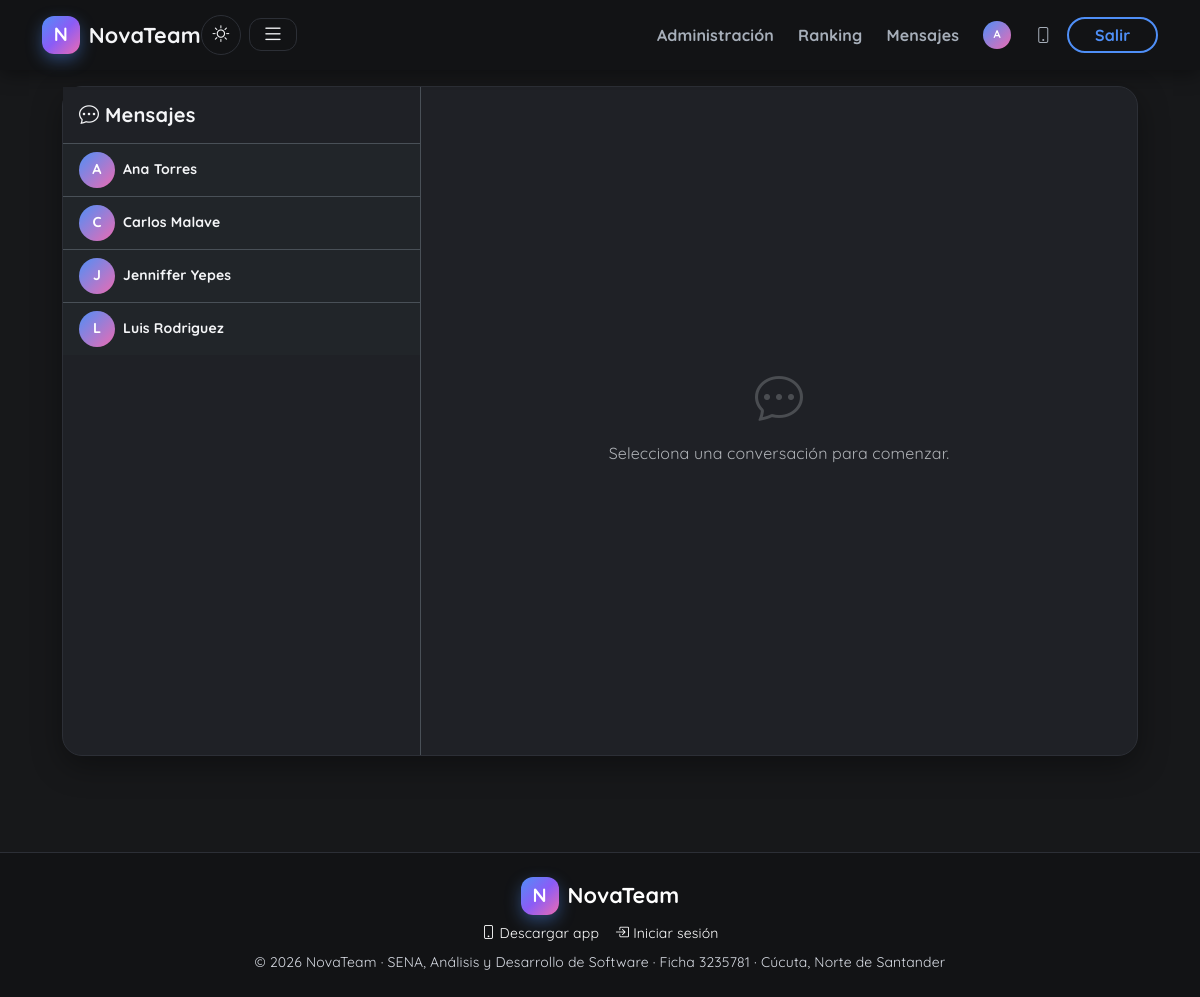
Screenshot of /mensajes.php (signed in) with the database file from the repository.
### tables this page shows
CREATE TABLE usuarios (
    id_usuario           INT AUTO_INCREMENT PRIMARY KEY,
    nombre               VARCHAR(120)        NOT NULL,
    correo               VARCHAR(150)        NOT NULL UNIQUE,
    contrasena_hash      VARCHAR(255)        NOT NULL,
    rol                  ENUM('estudiante','profesor','administrador') NOT NULL DEFAULT 'estudiante',
    grado                TINYINT             NULL COMMENT 'Solo estudiantes (1 a 5)',
    materia              ENUM('matematicas','ingles') NULL COMMENT 'Solo profesores',
    puntos               INT                 NOT NULL DEFAULT 0,
    ejercicios_resueltos INT                 NOT NULL DEFAULT 0,
    activo               TINYINT(1)          NOT NULL DEFAULT 1,
    ultimo_acceso        DATETIME            NULL,
    fecha_registro       DATETIME            NOT NULL DEFAULT CURRENT_TIMESTAMP,
    foto_perfil          VARCHAR(255)        NULL COMMENT 'Ruta imagen de perfil',
    marco_perfil         VARCHAR(50)         NULL COMMENT 'Estilo de marco: dorado,plateado,arcoiris,fuego,estrella,ninguno',
    bio                  TEXT                NULL COMMENT 'Biografia del usuario',
    fondo_perfil         VARCHAR(255)        NULL COMMENT 'Ruta imagen de fondo de perfil',
    tema_color           VARCHAR(20)         NOT NULL DEFAULT 'default' COMMENT 'Tema de color: default,oscuro,verde,rosa,purpura',
    remember_token       VARCHAR(64)         NULL COMMENT 'Token para recuperación de contraseña',
    token_expires        DATETIME            NULL COMMENT 'Expiración del token de recuperación',
    CONSTRAINT chk_grado CHECK (rol <> 'estudiante' OR (grado BETWEEN 1 AND 5)),
    CONSTRAINT chk_materia CHECK (rol <> 'profesor' OR materia IS NOT NULL)
);

### includes/db.php (called while the page is built, shortened)
<?php
function db(): PDO
{
    static $pdo = null;
    if ($pdo instanceof PDO) {
        try {
            $pdo->query('SELECT 1');
        } catch (PDOException $e) {
            $pdo = null;
        }
        if ($pdo instanceof PDO) {
            return $pdo;
        }
    }
    $host = env('DB_HOST', '127.0.0.1') ?? '127.0.0.1';
    $name = env('DB_NAME', 'novateam_db') ?? 'novateam_db';
    $user = env('DB_USER', 'root') ?? 'root';
    $pass = env('DB_PASS', '') ?? '';
    $port = env('DB_PORT', '3306') ?? '3306';
    $charset = env('DB_CHARSET', 'utf8mb4') ?? 'utf8mb4';
    $dsn = "mysql:host={$host};port={$port};dbname={$name};charset={$charset}";
    try {
        $pdo = new PDO($dsn, $user, $pass, [
            PDO::ATTR_ERRMODE            => PDO::ERRMODE_EXCEPTION,
            PDO::ATTR_DEFAULT_FETCH_MODE => PDO::FETCH_ASSOC,
            PDO::ATTR_EMULATE_PREPARES   => false,
            PDO::ATTR_PERSISTENT         => false,
            PDO::MYSQL_ATTR_INIT_COMMAND => "SET NAMES utf8mb4 COLLATE utf8mb4_unicode_ci",
        ]);
    } catch (PDOException $e) {
        http_response_code(500);
        exit('No se pudo conectar a MySQL. Importa database/novateam.sql en phpMyAdmin y revisa el archivo .env');
    }
    return $pdo;
}

### includes/auth.php (called while the page is built, shortened)
<?php
function refresh_user(int $id): void
{
    $stmt = db()->prepare(
        'SELECT id_usuario, nombre, correo, rol, grado, materia, puntos, ejercicios_resueltos, activo,
                foto_perfil, marco_perfil, bio, fondo_perfil, tema_color
         FROM usuarios WHERE id_usuario = :id LIMIT 1'
    );
    $stmt->execute(['id' => $id]);
}

### includes/bootstrap.php (called while the page is built, shortened)
<?php
require_once __DIR__ . '/db.php';
require_once __DIR__ . '/helpers.php';
require_once __DIR__ . '/auth.php';
if (!empty($_SESSION['user']['id_usuario'])) {
    $lastRefresh = (int) ($_SESSION['_last_refresh'] ?? 0);
    $now = time();
    if ($now - $lastRefresh > 60) {
        try {
            refresh_user((int) $_SESSION['user']['id_usuario']);
        } catch (Throwable $e) {
            error_log('NovaTeam: refresh_user error: ' . $e->getMessage());
        }
    }
}

### mensajes.php (the view, shortened to what this page needs)
<?php
require_once __DIR__ . '/includes/bootstrap.php';
$user = current_user();
$pdo = db();
$contacts = [];
if ($user['rol'] === 'profesor') {
    $stmt = $pdo->prepare(
        'SELECT DISTINCT u.id_usuario, u.nombre, u.foto_perfil, u.marco_perfil
         FROM usuarios u
         INNER JOIN matriculas m ON m.id_usuario = u.id_usuario AND m.materia = :mat
         WHERE u.rol = \'estudiante\' AND u.activo = 1
         ORDER BY u.nombre'
    );
    $stmt->execute(['mat' => $user['materia']]);
    $contacts = $stmt->fetchAll();
} else {
    $stmt = $pdo->prepare(
        'SELECT id_usuario, nombre, foto_perfil, marco_perfil
         FROM usuarios WHERE rol <> :r AND activo = 1 ORDER BY nombre'
    );
    $stmt->execute(['r' => $user['rol']]);
    $contacts = $stmt->fetchAll();
}
$paraId = (int) ($_GET['para'] ?? 0);
$chatMensajes = [];
$contacto = null;
require __DIR__ . '/includes/header.php';
?>
<div class="container-fluid py-3" style="max-width:1100px;">
  <div class="card-edu chat-wrapper d-flex flex-column">
    <div class="row g-0 flex-grow-1" style="min-height:0;">
      <div class="col-md-4 border-end chat-sidebar" style="max-height:100%;">
        <div class="p-3 border-bottom sticky-top bg-surface" style="z-index:2;">
          <h5 class="fw-bold mb-0"><i class="bi bi-chat-dots"></i> Mensajes</h5>
        </div>
        <div class="list-group list-group-flush">
          <?php foreach ($contacts as $c): ?>
            <a href="mensajes.php?para=<?= (int) $c['id_usuario'] ?>"
               class="list-group-item list-group-item-action <?= $paraId === (int) $c['id_usuario'] ? 'active' : '' ?> d-flex align-items-center gap-2"
               style="<?= $paraId === (int) $c['id_usuario'] ? 'background:var(--edu-primary);color:#fff;' : '' ?>">
              <?= user_avatar_html($c, 36) ?>
              <div class="flex-grow-1 min-w-0">
                <div class="fw-bold small text-truncate"><?= e($c['nombre']) ?></div>
              </div>
            </a>
          <?php endforeach; ?>
        </div>
      </div>
      <div class="col-md-8 chat-main">
        <?php if ($contacto): ?>
          <div class="p-3 border-bottom d-flex align-items-center gap-2 bg-surface" style="flex:0 0 auto;">
            <?= user_avatar_html($contacto, 36) ?>
            <strong class="text-truncate"><?= e($contacto['nombre']) ?></strong>
          </div>
          <div id="chat-box" class="chat-messages">
            <?php foreach ($chatMensajes as $msg): ?>
              <?php $isMe = (int) $msg['id_emisor'] === $user['id_usuario']; ?>
              <div class="mb-2 d-flex <?= $isMe ? 'justify-content-end' : 'justify-content-start' ?>">
                <div class="px-3 py-2 rounded-3 <?= $isMe ? '' : 'chat-bubble-recv' ?>"
                     style="max-width:75%;background:<?= $isMe ? 'var(--edu-primary);color:#fff;' : 'var(--edu-surface);border:1px solid var(--edu-border);' ?>;word-break:break-word;">
                  <div style="font-size:.9rem;line-height:1.4;"><?= nl2br(e($msg['contenido'])) ?></div>
                  <?php
                  $archivos = $pdo->prepare(
                      'SELECT a.nombre_original, a.nombre_guardado, a.tipo_mime
                       FROM mensajes_archivos ma JOIN archivos_adjuntos a ON a.id_archivo = ma.id_archivo
                       WHERE ma.id_mensaje = :mid'
                  );
                  $archivos->execute(['mid' => $msg['id_mensaje']]);
                  $archList = $archivos->fetchAll();
                  foreach ($archList as $ar): ?>
                    <a href="<?= e($ar['nombre_guardado']) ?>" target="_blank" class="chat-archivo <?= $isMe ? '' : '' ?>" style="<?= $isMe ? 'color:#fff;' : 'color:var(--edu-primary);' ?>">
                      <?= file_icon($ar['tipo_mime']) ?>
                      <span class="text-truncate" style="max-width:140px;"><?= e($ar['nombre_original']) ?></span>
                    </a>
                  <?php endforeach; ?>
                  <div class="text-end mt-1" style="font-size:.6rem;opacity:.5;"><?= e(date('H:i', strtotime((string) $msg['fecha_envio']))) ?></div>
                </div>
              </div>
            <?php endforeach; ?>
            <?php if (empty($chatMensajes)): ?>
              <div class="d-flex align-items-center justify-content-center h-100 text-muted">
                <div class="text-center">
                  <i class="bi bi-chat-dots" style="font-size:3rem;opacity:.2;"></i>
                  <p class="mt-2">Inicia la conversación con <?= e($contacto['nombre']) ?>.</p>
                </div>
              </div>
            <?php endif; ?>
          </div>
          <form id="form-msg" class="chat-input-bar" enctype="multipart/form-data">
            <?= csrf_field() ?>
            <input type="hidden" name="id_receptor" value="<?= (int) $contacto['id_usuario'] ?>">
            <label class="file-label" title="Adjuntar archivo">
              <i class="bi bi-paperclip"></i>
              <input type="file" name="archivo" accept="image/*,.pdf,.mp3,.mp4,.docx">
            </label>
            <div id="file-info" class="file-preview" style="display:none;"><i class="bi bi-file-earmark"></i> <span></span></div>
            <textarea class="form-control" name="contenido" placeholder="Escribe un mensaje..." maxlength="2000" rows="1" required></textarea>
            <button class="btn btn-edu btn-send" type="submit" title="Enviar"><i class="bi bi-send-fill"></i></button>
          </form>
        <?php else: ?>
          <div class="d-flex align-items-center justify-content-center h-100 text-muted">
            <div class="text-center">
              <i class="bi bi-chat-dots" style="font-size:3rem;opacity:.3;"></i>
              <p class="mt-2">Selecciona una conversación para comenzar.</p>
            </div>
          </div>
        <?php endif; ?>
      </div>
    </div>
  </div>
</div>
<?php require __DIR__ . '/includes/footer.php'; ?>

### includes/helpers.php (shortened to what this page needs)
<?php
function e(?string $value): string
{
    return htmlspecialchars((string) $value, ENT_QUOTES | ENT_SUBSTITUTE, 'UTF-8');
}
function marco_css_class(?string $marco): string
{
    return match ($marco) {
        'dorado'   => 'marco-dorado',
        'plateado' => 'marco-plateado',
        'arcoiris' => 'marco-arcoiris',
        'fuego'    => 'marco-fuego',
        'estrella' => 'marco-estrella',
        default    => '',
    };
}
function user_avatar_html(array $user, int $size = 40): string
{
    $cls = marco_css_class($user['marco_perfil'] ?? null);
    $sizeStyle = 'width:' . $size . 'px;height:' . $size . 'px;';
    $initials = mb_strtoupper(mb_substr($user['nombre'], 0, 1));
    return '<div class="avatar-frame ' . $cls . '" style="' . $sizeStyle . 'background:linear-gradient(135deg,var(--edu-primary),var(--edu-accent));display:grid;place-items:center;color:#fff;font-weight:800;font-size:' . ($size * 0.4) . 'px;">' . e($initials) . '</div>';
}

### assets/css/app.css (style rules this page uses)
:root { color-scheme:dark; --edu-primary:#4F8FF7; --edu-secondary:#FFB84D; --edu-accent:#EC6BB2; --edu-violet:#8B5CF6; --edu-success:#56D39F; --edu-bg:#17181A; --edu-surface:#1F2126; --edu-surface-2:rgba(31,33,38,.92); --edu-navbar-bg:#121315; --edu-text:#F4F5F7; --edu-muted:#A6AEB9; --edu-border:#2C2F36; --edu-hover:#26282E; --edu-pill:#23262C; --edu-footer-bg:#121315; --edu-footer-text:#D7DBE3; --edu-input-bg:#101113; --edu-shadow:0 10px 30px rgba(0,0,0,.35); --edu-shadow-hover:0 16px 40px rgba(0,0,0,.5); --edu-navbar-shadow:0 4px 18px rgba(0,0,0,.4); --edu-messages-bg:#1B1D21; --edu-tint-a:#26282E; --edu-tint-b:#23262C; --edu-hero-bg:#17181A; }
* { box-sizing:border-box }
body { font-family:'Quicksand','Comic Neue',system-ui,sans-serif; background:var(--edu-bg); color:var(--edu-text); min-height:100vh; letter-spacing:.01em; }
.card-edu { border:1px solid var(--edu-border);border-radius:20px;background:var(--edu-surface); box-shadow:var(--edu-shadow); transition:transform .25s ease,box-shadow .25s ease,border-color .25s ease; }
.avatar-frame { border-radius:50%;object-fit:cover;flex-shrink:0 }
.chat-sidebar a { color:var(--edu-text) }
.bg-surface { background:var(--edu-surface) }

### mensajes.php (style rules this page uses)
.chat-wrapper { height:calc(100vh - 130px);max-height:700px; }
.chat-sidebar { overflow-y:auto;max-height:100%; }
.chat-main { display:flex;flex-direction:column;height:100%; }

### rows the page displays
usuarios: nombre "A"
usuarios: nombre "A", nombre "Ana Torres"
usuarios: nombre "C", nombre "Carlos Malave"
usuarios: nombre "J", nombre "Jenniffer Yepes"
usuarios: nombre "L", nombre "Luis Rodriguez"
